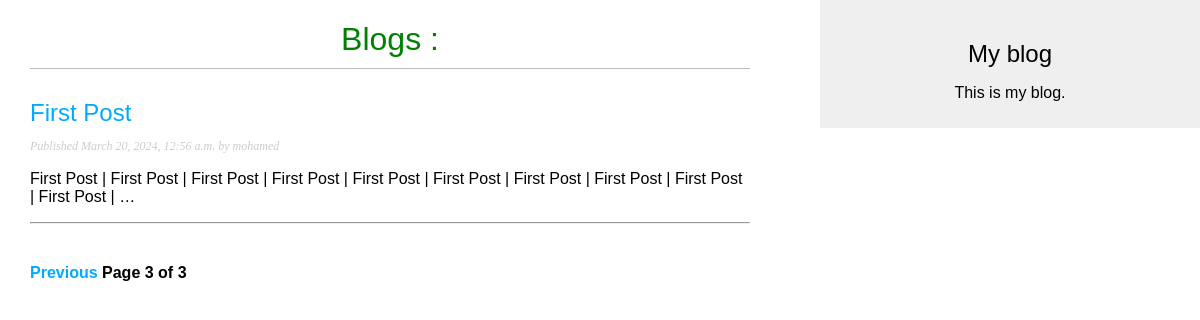
Page /blog/?page=3 on the committed database.
### blog/models.py (models this page shows, shortened)
class Post(models.Model):
    class Status(models.TextChoices):
        DRAFT = 'DF', 'Draft',
        PUBLISHED = 'PB', 'Published',
    title = models.CharField(max_length=250)
    slug = models.SlugField(max_length=250, unique_for_date='publish')
    author = models.ForeignKey(User, on_delete=models.CASCADE, related_name='blog_posts')
    body = models.TextField()
    publish = models.DateTimeField(default=timezone.now)
    created = models.DateTimeField(auto_now_add=True)
    updated = models.DateTimeField(auto_now=True)
    status = models.CharField(max_length=2, choices=Status.choices, default=Status.DRAFT)
    class Meta:
        ordering = ['-publish']
        indexes = [
            models.Index(fields=['-publish']),
        ]
    def get_absolute_url(self):
        return reverse("blog:post_detail", args=[
            self.publish.year,
            self.publish.month,
            self.publish.day,
            self.slug,
        ])

### blog/views.py (the view)
# urls.py: path('', views.post_list, name='post_list'),
def post_list(request):
    post_list = Post.objects.all()
    paginator = Paginator(post_list, 2)
    page_number = request.GET.get('page', 1) # Default Page
    try:
        posts = paginator.page(page_number)
    except PageNotAnInteger:
        posts = paginator.page(1)
    except EmptyPage:
        posts = paginator.page(paginator.num_pages) # Go to last page
    return render(request, 'blog/post/list.html', {'posts': posts})

### blog/templates/blog/post/list.html (shortened to what this page needs)
{% extends "blog/base.html" %}
{% block content %}
    {% if posts %}
        <h1 style="text-align: center; color: green;">Blogs :</h1>
        {% for post in posts %}
            <h2>
                <a href="{{post.get_absolute_url}}">
                    {{ post.title }}
                </a>
            </h2>
            <p class="date">
                Published {{ post.publish }} by {{ post.author }}
            </p>
            {{ post.body|truncatewords:30|linebreaks }}
            <hr>
        {% endfor %}
    {% elif not posts %}
            <h1 style="color: blue; text-align: center">No Posts Found !</h1>
    {% endif %}
    {% include "pagination.html" with page=posts %}
{% endblock %}

### blog/static/css/main.css (style rules this page uses)
body { margin:0; padding:0; font-family:helvetica, sans-serif; }
a { color:#00abff; text-decoration:none; }
h1 { font-weight:normal; border-bottom:1px solid #bbb; padding:0 0 10px 0; }
h2 { font-weight:normal; margin:30px 0 0; }
p.date { color:#ccc; font-family: georgia, serif; font-size: 12px; font-style: italic; }

### rows in the picture
Post: title "First Post", publish "March 20, 2024, 12:56 a.m.", author "mohamed", body "First Post | First Post | First Post | First Post | First Post | First Post | First Post | First Post | First Post | First Post | …"

### other values in the picture
{{ page.number }} "3"
{{ page.paginator.num_pages }} "3"
